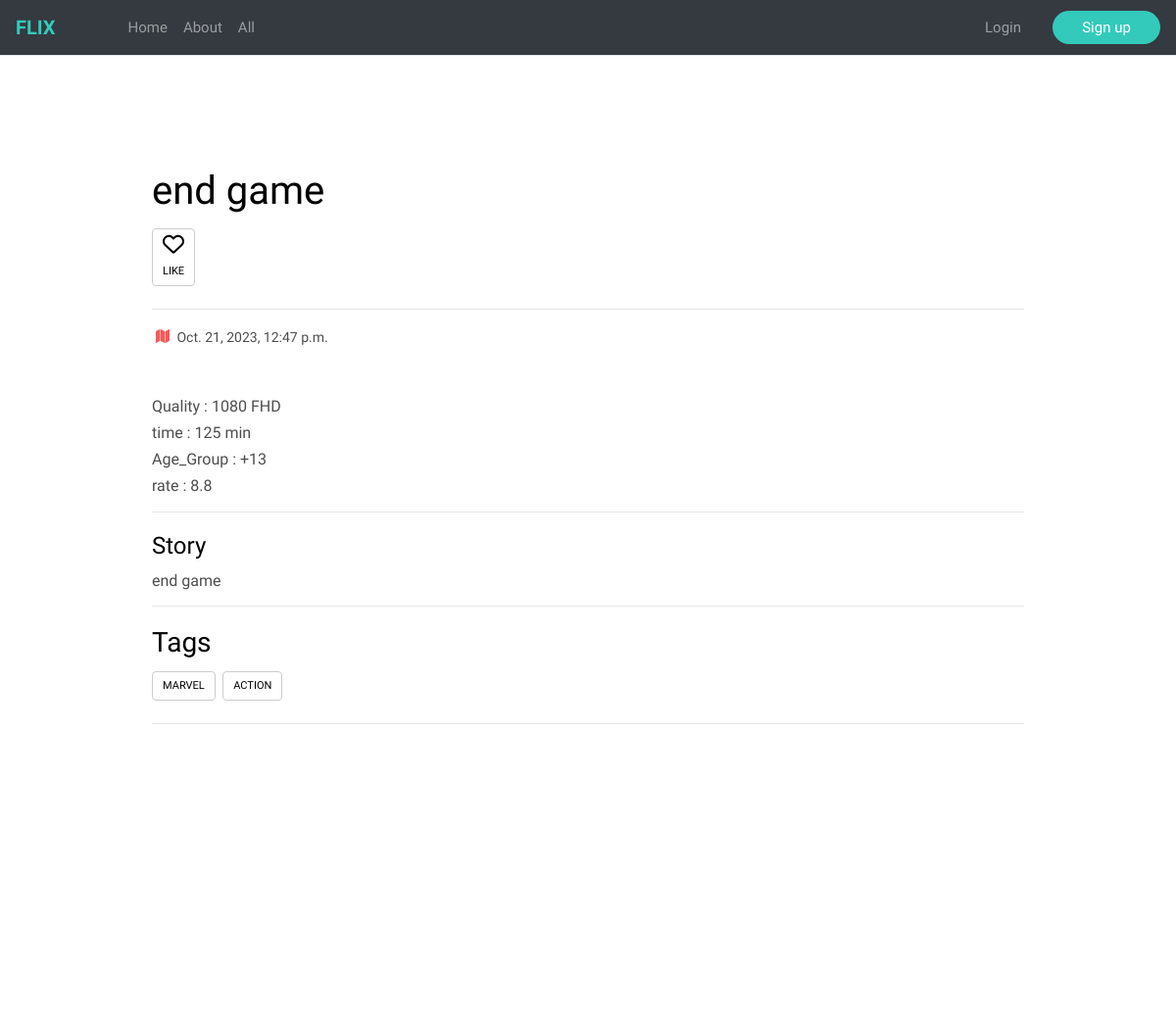
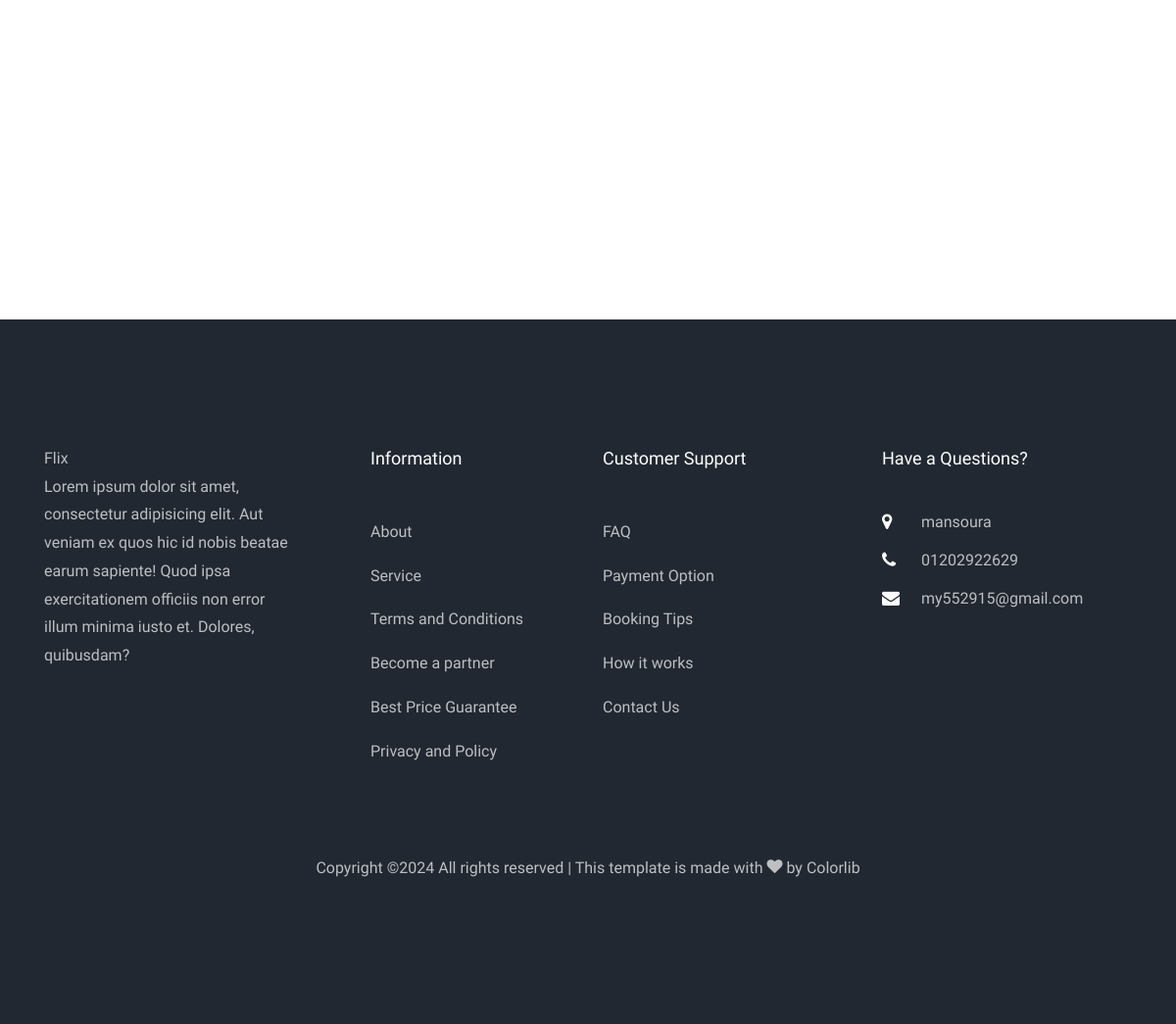
The app's page /all/end-game with its own data (2 pictures, top to bottom).
### gendr/models.py (models this page shows, shortened)
class All(models.Model):
    owner = models.ForeignKey(User, related_name='owner', on_delete=models.CASCADE)
    name = models.CharField(max_length=100)
    image = models.ImageField(upload_to='all/')
    image2 = models.ImageField( upload_to='all/')
    rate = models.FloatField(default=0)
    like = models.ManyToManyField(User , blank=True)
    description = models.TextField(max_length=10000)
    quality = models.CharField(max_length=100)
    age_group = models.CharField(max_length=100)
    category = models.ForeignKey('Category',related_name='all_category',on_delete=models.CASCADE)
    tags = TaggableManager()
    language = models.ForeignKey('Language',related_name='all_category',null=True,blank=True, on_delete=models.CASCADE)
    created_at = models.DateTimeField( default=timezone.now)
    slug = models.SlugField(null=True,blank=True)
    time = models.CharField( max_length=50)
    def __str__(self):
        return self.name
    def get_absolute_url(self):
        return reverse("all:all_detail", kwargs={"slug": self.slug})

### settings/models.py (models this page shows, shortened)
class Settings(models.Model):
    site_name = models.CharField( max_length=50)
    logo = models.ImageField( upload_to='setting/')
    phone = models.CharField( max_length=30)
    email = models.EmailField( max_length=254)
    description = models.TextField(max_length=1000)
    fb_link = models.URLField( max_length=200)
    twitter_link = models.URLField( max_length=200)
    instagram_link = models.URLField( max_length=200)
    address = models.CharField( max_length=50)

### gendr/views.py (the view)
# urls.py: path('<slug:slug>',AllDetail.as_view(),name='all_detail'),
class AllDetail(DetailView):
    model = All
    def get_context_data(self, **kwargs):
        context = super().get_context_data(**kwargs)
        context["related"] = All.objects.filter(category=self.get_object().category).order_by('-created_at')[:3]
        return context

### gendr/templates/gendr/all_detail.html (shortened to what this page needs)
{% extends 'base.html' %}
{% load bootstrap4 %}
{% block body %}
<section class="ftco-section ftco-degree-bg">
    <div class="container">
        <div class="row">
            <div class="col-lg-10 mx-auto">
                <div class="row">
                    <div class="col-md-12 ftco-animate">
                        <div class="col-md-12 hotel-single mt-4 mb-5 ftco-animate">
                            <h1>{{object}}</h1>
                            <div class="tagcloud">
                                {% if request.user in object.like.all %}
                                <a href="{% url 'gendr:like' object.id %}"><svg xmlns="http://www.w3.org/2000/svg"
                                        height="2em" viewBox="0 0 512 512">
                                        <path
                                            d="M47.6 300.4L228.3 469.1c7.5 7 17.4 10.9 27.7 10.9s20.2-3.9 27.7-10.9L464.4 300.4c30.4-28.3 47.6-68 47.6-109.5v-5.8c0-69.9-50.5-129.5-119.4-141C347 36.5 300.6 51.4 268 84L256 96 244 84c-32.6-32.6-79-47.5-124.6-39.9C50.5 55.6 0 115.2 0 185.1v5.8c0 41.5 17.2 81.2 47.6 109.5z" />
                                        </svg><br> DisLike </a>
                                {% else %}
                                <a href="{% url 'gendr:like' object.id %}"><br> Like </a>
                                {% endif %}
                            </div>
                            <hr>
                            <p class="rate mb-5">
                                <span class="loc"><i class="icon-map"></i> {{object.created_at}}</a></span>
                            </p>
                            <span>
                                <h6>Quality : {{object.quality}}</h6>
                                <h6> time : {{object.time}}</h6>
                                <h6>Age_Group : {{object.age_group}}</h6>
                                <h6>rate :
                                    {{object.rate}}</h6>
                            </span>
                            <hr>
                            <h4>Story</h4>
                            <h6>{{object.description|safe}}</h6>
                            <hr>
                            {% if object.tags.all %}
                            <div class="tagcloud">
                                <h3>Tags</h3>
                                {% for tag in object.tags.all  %}
                                <a href="{% url 'gendr:movie_by_tags' tag %}" class="tag-cloud-link">{{tag}}</a>
                                {% endfor %}
                            </div>
                            {% endif %}
                            <hr>
                        </div>
                    </div>
                </div>
            </div>
        </div>
</section>
{% endblock body %}

### templates/base.html (shortened to what this page needs)
{% load static %}
{% load i18n %}
<!DOCTYPE html>
<html lang="en">
<head>
  <link rel="stylesheet" href="{% static 'https://stackpath.bootstrapcdn.com/bootstrap/4.5.0/css/bootstrap.min.css' %}">
  <link rel="stylesheet"
    href="{% static 'https://maxcdn.bootstrapcdn.com/font-awesome/4.7.0/css/font-awesome.min.css' %}">
  <link rel="stylesheet" href="{% static 'css/open-iconic-bootstrap.min.css'%}">
  <link rel="stylesheet" href="{% static 'css/animate.css'%}">
  <link rel="stylesheet" href="{% static 'css/owl.carousel.min.css'%}">
  <link rel="stylesheet" href="{% static 'css/owl.theme.default.min.css'%}">
  <link rel="stylesheet" href="{% static 'css/magnific-popup.css'%}">
  <link rel="stylesheet" href="{% static 'css/aos.css'%}">
  <link rel="stylesheet" href="{% static 'css/ionicons.min.css'%}">
  <link rel="stylesheet" href="{% static 'css/bootstrap-datepicker.css'%}">
  <link rel="stylesheet" href="{% static 'css/jquery.timepicker.css'%}">
  <link rel="stylesheet" href="{% static 'css/flaticon.css'%}">
  <link rel="stylesheet" href="{% static 'css/icomoon.css'%}">
  <link rel="stylesheet" href="{% static 'css/style.css'%}">
</head>
<body>
  <nav class="navbar navbar-expand-lg navbar-dark bg-dark">
    <a href="/" class="navbar-brand"><b>FLIX</b></a>
    <div id="navbarCollapse" class="collapse navbar-collapse justify-content-start">
      <div class="navbar-nav">
        <a href="/" class="nav-item nav-link">Home</a>
        <a href="{% url 'about:about' %}" class="nav-item nav-link">About</a>
        <a href="{% url 'all:all_list' %}" class="nav-item nav-link ">All</a>
      </div>
      {% if request.user.is_authenticated %}
      <div class="navbar-nav ml-auto action-buttons">
        <div class="nav-item dropdown">
          <a href="{% url 'accounts:profile' %}" class="nav-link dropdown-toggle mr-4">Profile</a>
        </div>
      </div>
      <div class="nav-item dropdown">
        <a href="{% url 'logout' %}" class="btn btn-primary  sign-up-btn">Logout</a>
      </div>
      {% else %}
      <div class="navbar-nav ml-auto action-buttons">
        <div class="nav-item dropdown">
          <a href="{% url 'login' %}" class="nav-link dropdown-toggle mr-4">Login</a>
        </div>
      </div>
      <div class="nav-item dropdown">
        <a href="{% url 'accounts:signup' %}" class="btn btn-primary  sign-up-btn">Sign up</a>
      </div>
      {% endif %}
    </div>
  </nav>
  {% block body %}
  {% endblock body %}
  <footer class="ftco-footer ftco-bg-dark ftco-section">
    <div class="container">
      <div class="row mb-5">
        <div class="col-md">
          <div class="ftco-footer-widget mb-4">
            <a href="/" class="logo">
              Fl<span class="main-color">i</span>x
            </a>
            <p>{{myfooter.description}}</p>
            <ul class="ftco-footer-social list-unstyled float-md-left float-lft mt-5">
            </ul>
          </div>
        </div>
        <div class="col-md">
          <div class="ftco-footer-widget mb-4 ml-md-5">
            <h2 class="ftco-heading-2">Information</h2>
            <ul class="list-unstyled">
              <li><a href="{% url 'about:about' %}" class="py-2 d-block">About</a></li>
              <li><a href="#" class="py-2 d-block">Service</a></li>
              <li><a href="#" class="py-2 d-block">Terms and Conditions</a></li>
              <li><a href="#" class="py-2 d-block">Become a partner</a></li>
              <li><a href="#" class="py-2 d-block">Best Price Guarantee</a></li>
              <li><a href="#" class="py-2 d-block">Privacy and Policy</a></li>
            </ul>
          </div>
        </div>
        <div class="col-md">
          <div class="ftco-footer-widget mb-4">
            <h2 class="ftco-heading-2">Customer Support</h2>
            <ul class="list-unstyled">
              <li><a href="{% url 'about:about' %}" class="py-2 d-block">FAQ</a></li>
              <li><a href="#" class="py-2 d-block">Payment Option</a></li>
              <li><a href="#" class="py-2 d-block">Booking Tips</a></li>
              <li><a href="#" class="py-2 d-block">How it works</a></li>
              <li><a href="#" class="py-2 d-block">Contact Us</a></li>
            </ul>
          </div>
        </div>
        <div class="col-md">
          <div class="ftco-footer-widget mb-4">
            <h2 class="ftco-heading-2">Have a Questions?</h2>
            <div class="block-23 mb-3">
              <ul>
                <li><span class="icon icon-map-marker"></span><span class="text">{{myfooter.address}}</span></li>
                <li><span class="icon icon-phone"></span><span class="text">{{myfooter.phone}}</span></a>
                </li>
                <li><span class="icon icon-envelope"></span><span class="text">{{myfooter.email}}</span></a>
                </li>
              </ul>
            </div>
          </div>
        </div>
      </div>
      <div class="row">
        <div class="col-md-12 text-center">
          <p>
            Copyright &copy; All rights reserved | This template is made with <i class="icon-heart" aria-hidden="true"></i> by
            <a href="https://colorlib.com" target="_blank">Colorlib</a>
          </p>
        </div>
      </div>
    </div>
  </footer>
</body>
</html>

### static/css/icomoon.css (style rules this page uses)
[class^="icon-"], [class*=" icon-"] { font-family: 'icomoon' !important; speak: none; font-style: normal; font-weight: normal; font-variant: normal; text-transform: none; line-height: 1; -webkit-font-smoothing: antialiased; -moz-osx-font-smoothing: grayscale; }
.icon-heart:before { content: "\f004"; }
.icon-map-marker:before { content: "\f041"; }
.icon-phone:before { content: "\f095"; }
.icon-envelope:before { content: "\f0e0"; }
.icon-map:before { content: "\f279"; }

### templates/base.html (style rules this page uses)
body { font-family: 'Varela Round', sans-serif; }
.navbar { background: #fff; padding-left: 16px; padding-right: 16px; border-bottom: 1px solid #dfe3e8; border-radius: 0; }
.navbar .navbar-brand { padding-left: 0; font-size: 20px; padding-right: 50px; }
.navbar .navbar-brand b { color: #33cabb; }
.navbar a { color: #888; font-size: 15px; }
.navbar .sign-up-btn { min-width: 110px; max-height: 36px; }
.navbar a, .navbar a:active { color: #888; padding: 8px 20px; background: transparent; line-height: normal; }
.navbar .btn-primary, .navbar .btn-primary:active { color: #fff; background: #33cabb !important; border: none; }
.navbar .action-buttons .dropdown-toggle::after { display: none; }

### records on screen
All: name "end game", created_at "Oct. 21, 2023, 12:47 p.m.", quality "1080 FHD", time "125 min", age_group "+13", rate "8.8", description "end game"
Tag: name "MARVEL"
Tag: name "ACTION"
Settings: description "Lorem ipsum dolor sit amet, consectetur adipisicing elit. Aut veniam ex quos hic id nobis beatae earum sapiente! Quod ipsa exercitationem officiis non error illum minima iusto et. Dolores, quibusdam?", address "mansoura", phone "01202922629", email "my552915@gmail.com"
